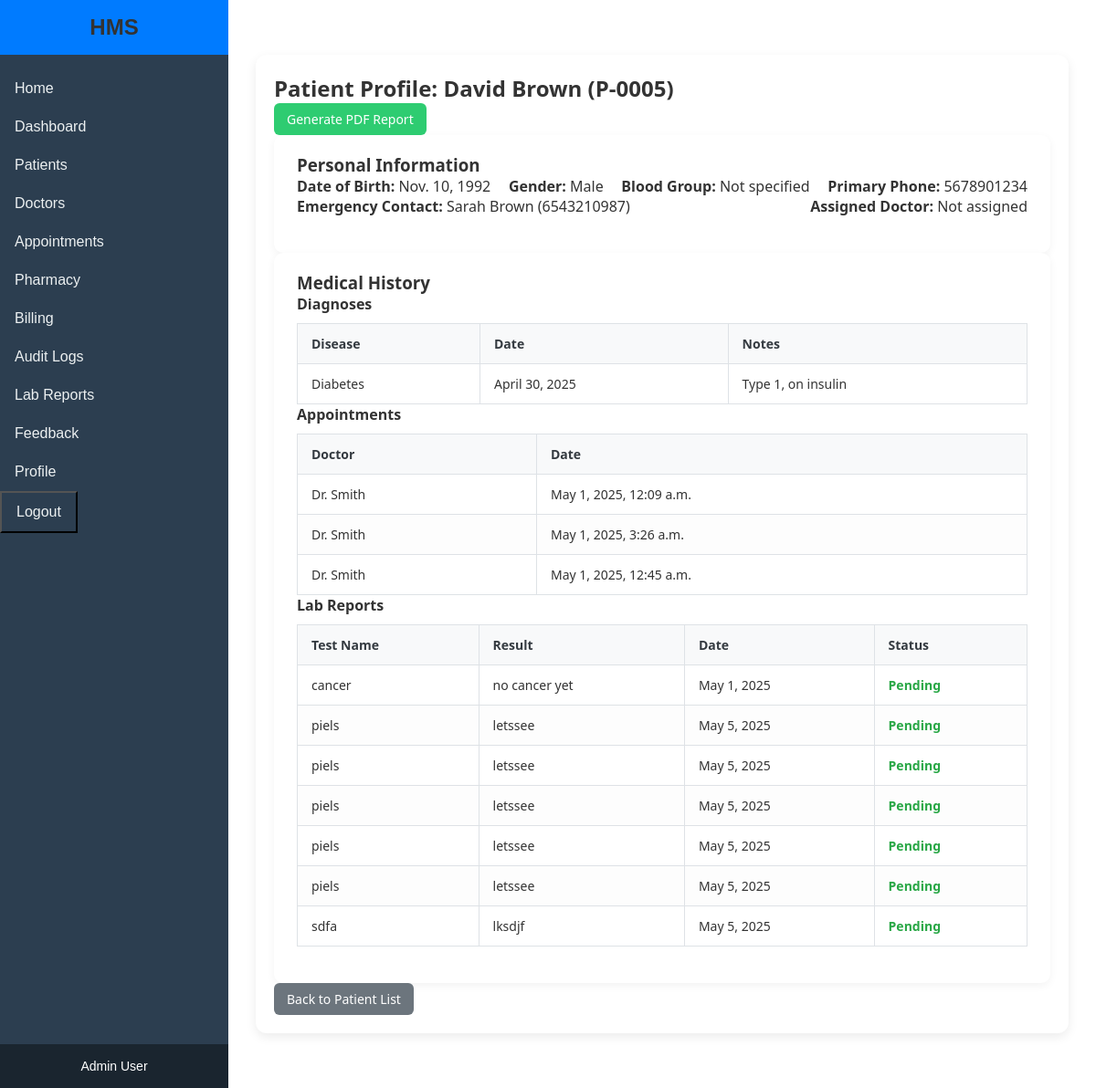
Screenshot of /patient/4/ (signed in) with the database file from the repository.
### core/models.py (models this page shows, shortened)
class Patient(models.Model):
    MARITAL_STATUS_CHOICES = [
        ('S', 'Single'),
        ('M', 'Married'),
        ('D', 'Divorced'),
        ('W', 'Widowed'),
    ]
    GENDER_CHOICES = [
        ('M', 'Male'),
        ('F', 'Female'),
        ('O', 'Other'),
    ]
    BLOOD_GROUP_CHOICES = [
        ('A+', 'A+'),
        ('A-', 'A-'),
        ('B+', 'B+'),
        ('B-', 'B-'),
        ('AB+', 'AB+'),
        ('AB-', 'AB-'),
        ('O+', 'O+'),
        ('O-', 'O-'),
]
    RELATIONSHIP_CHOICES = [
        ('SPOUSE', 'Spouse'),
        ('PARENT', 'Parent'),
        ('CHILD', 'Child'),
        ('SIBLING', 'Sibling'),
        ('OTHER', 'Other'),
    ]
    patient_id = models.CharField(max_length=20, unique=True,editable=False)
    first_name = models.CharField(max_length=50)
    last_name = models.CharField(max_length=50)
    date_of_birth = models.DateField()
    gender = models.CharField(max_length=1, choices=GENDER_CHOICES)
    marital_status = models.CharField(max_length=1, choices=MARITAL_STATUS_CHOICES)
    nationality = models.CharField(max_length=50)
    primary_phone = models.CharField(max_length=15)
    address_street = models.CharField(max_length=100)
    address_city = models.CharField(max_length=50)
    address_state = models.CharField(max_length=50)
    address_postal = models.CharField(max_length=10)
    address_country = models.CharField(max_length=50)
    permanent_address_same = models.BooleanField(default=True)
    permanent_street = models.CharField(max_length=100, blank=True, null=True)
    permanent_city = models.CharField(max_length=50, blank=True, null=True)
    permanent_state = models.CharField(max_length=50, blank=True, null=True)
    permanent_postal = models.CharField(max_length=10, blank=True, null=True)
    permanent_country = models.CharField(max_length=50, blank=True, null=True)
    emergency_contact_name = models.CharField(max_length=100)
    emergency_contact_relationship = models.CharField(max_length=20, choices=RELATIONSHIP_CHOICES)
    emergency_contact_phone = models.CharField(max_length=15)
    blood_group = models.CharField(
        max_length=3,
        choices=BLOOD_GROUP_CHOICES,
        blank=True,
        null=True,
        help_text="Select a valid blood group"
    )
    consent_for_treatment = models.BooleanField(default=False)
    doctor = models.ForeignKey('Doctor', on_delete=models.SET_NULL, null=True, blank=True)
    created_at = models.DateTimeField(default=timezone.now) #testcheck
    allergies = models.TextField(blank=True, default='None')
    chronic_conditions = models.TextField(blank=True, default='None')
    current_medications = models.TextField(blank=True, default='None')
    insurance_provider = models.CharField(max_length=100, blank=True, default='Self-Pay')
    insurance_policy_number = models.CharField(max_length=50, blank=True)
    middle_name = models.CharField(max_length=100,blank=True)
    secondary_phone = models.CharField(max_length=15,blank=True)
    billing_address_same = models.BooleanField(default=False)
    email = models.EmailField()

class Diagnosis(models.Model):
    patient = models.ForeignKey(Patient, on_delete=models.CASCADE)
    disease = models.CharField(max_length=100)
    diagnosis_date = models.DateField(default=timezone.now)
    notes = models.TextField(blank=True, null=True)

class Appointment(models.Model):
    patient = models.ForeignKey(Patient, on_delete=models.CASCADE)
    doctor = models.ForeignKey(Doctor, on_delete=models.CASCADE)
    appointment_date = models.DateTimeField()
    created_at = models.DateTimeField(auto_now_add=True)

class Doctor(models.Model):
    user = models.OneToOneField(User, on_delete=models.CASCADE, null=True, blank=True)
    name = models.CharField(max_length=100)
    department = models.CharField(max_length=50)
    experience_years = models.IntegerField()
    def __str__(self):
        return self.name

class LabReport(models.Model):
    STATUS_CHOICES = [
        (True, 'Pending'),
        (False, 'Completed'),
    ]
    patient = models.ForeignKey(Patient, on_delete=models.CASCADE)
    test_name = models.CharField(max_length=100)
    result = models.TextField()
    date = models.DateField(default=timezone.now)
    is_pending = models.BooleanField(choices=STATUS_CHOICES, default=True)
    file = models.FileField(upload_to='lab_reports/', blank=True, null=True)

### core/views.py (the view)
# urls.py: path('patient/<int:id>/', views.patient_profile, name='patient_profile'),
@login_required
@user_passes_test(is_admin_or_doctor)
def patient_profile(request, id):
    patient = get_object_or_404(Patient, id=id)
    appointments = Appointment.objects.filter(patient=patient)
    diagnoses = Diagnosis.objects.filter(patient=patient)
    lab_reports = LabReport.objects.filter(patient=patient)
    return render(request, 'patient_profile.html', {
        'patient': patient,
        'appointments': appointments,
        'diagnoses': diagnoses,
        'lab_reports': lab_reports,
    })

### core/views.py (called while the page is built)
def is_admin_or_doctor(user):
    return user.groups.filter(name='Admin').exists() or user.groups.filter(name='Doctor').exists()

### templates/patient_profile.html (shortened to what this page needs)
{% extends 'base.html' %}
{% block content %}
    <div class="content-wrapper">
        <h2 class="form-title">Patient Profile: {{ patient.first_name }} {{ patient.last_name }} ({{ patient.patient_id }})</h2>
        <div>
            <a href="{% url 'generate_patient_report' patient.id %}" class="btn btn-success"> Generate PDF Report</a>
        </div>
        <div class="dashboard-section">
            <h3 class="section-title">Personal Information</h3>
            <div class="section-content">
                <p><strong>Date of Birth:</strong> {{ patient.date_of_birth }}</p>
                <p><strong>Gender:</strong> {{ patient.get_gender_display }}</p>
                <p><strong>Blood Group:</strong> {{ patient.blood_group|default:"Not specified" }}</p>
                <p><strong>Primary Phone:</strong> {{ patient.primary_phone }}</p>
                <p><strong>Emergency Contact:</strong> {{ patient.emergency_contact_name }} ({{ patient.emergency_contact_phone }})</p>
                <p><strong>Assigned Doctor:</strong> {{ patient.doctor|default:"Not assigned" }}</p>
            </div>
        </div>
        <div class="dashboard-section">
            <h3 class="section-title">Medical History</h3>
            <div class="section-content">
                <h4>Diagnoses</h4>
                {% if diagnoses %}
                    <table class="dashboard-table">
                        <thead>
                            <tr>
                                <th>Disease</th>
                                <th>Date</th>
                                <th>Notes</th>
                            </tr>
                        </thead>
                        <tbody>
                            {% for diagnosis in diagnoses %}
                                <tr>
                                    <td>{{ diagnosis.disease }}</td>
                                    <td>{{ diagnosis.diagnosis_date }}</td>
                                    <td>{{ diagnosis.notes|default:"N/A" }}</td>
                                </tr>
                            {% endfor %}
                        </tbody>
                    </table>
                {% else %}
                    <p>No diagnoses recorded.</p>
                {% endif %}
                <h4>Appointments</h4>
                {% if appointments %}
                    <table class="dashboard-table">
                        <thead>
                            <tr>
                                <th>Doctor</th>
                                <th>Date</th>
                            </tr>
                        </thead>
                        <tbody>
                            {% for appointment in appointments %}
                                <tr>
                                    <td>{{ appointment.doctor }}</td>
                                    <td>{{ appointment.appointment_date }}</td>
                                </tr>
                            {% endfor %}
                        </tbody>
                    </table>
                {% else %}
                    <p>No appointments recorded.</p>
                {% endif %}
                <h4>Lab Reports</h4>
                {% if lab_reports %}
                    <table class="dashboard-table">
                        <thead>
                            <tr>
                                <th>Test Name</th>
                                <th>Result</th>
                                <th>Date</th>
                                <th>Status</th>
                            </tr>
                        </thead>
                        <tbody>
                            {% for report in lab_reports %}
                                <tr>
                                    <td>{{ report.test_name }}</td>
                                    <td>{{ report.result }}</td>
                                    <td>{{ report.date }}</td>
                                    <td>{{ report.is_pending|yesno:"Pending,Completed" }}</td>
                                </tr>
                            {% endfor %}
                        </tbody>
                    </table>
                {% else %}
                    <p>No lab reports recorded.</p>
                {% endif %}
            </div>
        </div>
        <a href="{% url 'patient_list' %}" class="btn btn-secondary">Back to Patient List</a>
    </div>
{% endblock %}

### templates/base.html (shortened to what this page needs)
<!DOCTYPE html>
<html lang="en">
<head>
    {% load static %}
    <link rel="stylesheet" href="{% static 'css/style.css' %}">
</head>
<body>
    <div class="container">
        <aside class="sidebar">
            <div class="sidebar-header">
                <h2>HMS</h2>
            </div>
            <nav class="sidebar-nav">
                <a href="{% url 'home' %}" class="sidebar-link">Home</a>
                {% if user.is_authenticated %}
                    <a href="{% url 'dashboard' %}" class="sidebar-link">Dashboard</a>
                    <a href="{% url 'patient_list' %}" class="sidebar-link">Patients</a>
                    {% if user.groups.all.0.name == 'Admin' %}
                        <a href="{% url 'doctor_list' %}" class="sidebar-link">Doctors</a>
                    {% endif %}
                    <a href="{% url 'appointment_list' %}" class="sidebar-link">Appointments</a>
                    {% if user.groups.all.0.name == 'Admin' %}
                        <a href="{% url 'medicine_list' %}" class="sidebar-link">Pharmacy</a>
                        <a href="{% url 'billing_list' %}" class="sidebar-link">Billing</a>
                        <a href="{% url 'audit_log_list' %}" class="sidebar-link">Audit Logs</a>
                    {% endif %}
                    <a href="{% url 'lab_report_list' %}" class="sidebar-link">Lab Reports</a>
                    <a href="{% url 'feedback_list' %}" class="sidebar-link">Feedback</a>
                    <a href="{% url 'profile' %}" class="sidebar-link">Profile</a>
                    <button onclick="document.getElementById('logout-form').submit()" class="sidebar-link sidebar-button">Logout</button>
                {% else %}
                    <a href="{% url 'login' %}" class="sidebar-link">Login</a>
                {% endif %}
            </nav>
            <div class="sidebar-footer">
                <p>{{ user.groups.all.0.name|default:"Guest" }} User</p>
            </div>
        </aside>
        <main class="main-content">
            {% block content %}
            {% endblock %}
        </main>
    </div>
</body>
</html>

### static/css/style.css (style rules this page uses)
* { margin: 0; padding: 0; box-sizing: border-box; }
body { font-family: 'Arial', sans-serif; background-color: #f4f7fa; color: #333; }
h2, h3 { color: #333; }
.sidebar { width: 250px; background-color: #2c3e50; color: white; display: flex; flex-direction: column; position: fixed; height: 100%; z-index: 1000; transition: width 0.3s ease; }
.sidebar-header { padding: 1rem; background: #007bff; color: white; text-align: center; }
.sidebar-header h2 { margin: 0; font-size: 1.5rem; }
.sidebar-nav { flex: 1; padding: 1rem 0; }
.sidebar-link { display: block; padding: 0.75rem 1rem; color: #ecf0f1; text-decoration: none; font-size: 1rem; transition: background 0.2s; }
.sidebar-footer { padding: 1rem; background-color: #1a252f; font-size: 14px; text-align: center; }
.main-content { flex-grow: 1; padding: 30px; background-color: #fff; margin-left: 250px; overflow-y: auto; transition: margin-left 0.3s ease; }
.btn { padding: 8px 14px; border-radius: 6px; text-decoration: none; color: white; font-size: 14px; display: inline-block; transition: background 0.3s ease; }
.btn-success { background-color: #2ecc71; color: white; }
.btn-secondary { background-color: #6c757d; color: white; }
.dashboard-section { background-color: #fff; padding: 20px 25px; border-radius: 10px; box-shadow: 0 3px 10px rgba(0, 0, 0, 0.05); }
.section-content { display: flex; justify-content: space-between; align-items: center; flex-wrap: wrap; margin-bottom: 20px; }
.dashboard-table { width: 100%; border-collapse: collapse; margin-top: 10px; }
.dashboard-table th, .dashboard-table td { padding: 12px 15px; border: 1px solid #dee2e6; text-align: left; font-size: 14px; }
.dashboard-table th { background-color: #f8f9fa; font-weight: 600; color: #343a40; }
.dashboard-table tr:nth-child(even) { background-color: #fdfdfd; }
.dashboard-table td:nth-child(4) { font-weight: 600; color: #28a745; }
.content-wrapper { max-width: 1200px; margin: 30px auto; padding: 20px; background-color: #ffffff; border-radius: 12px; box-shadow: 0 4px 12px rgba(0,0,0,0.08); font-family: 'Segoe UI', sans-serif; }
.sidebar-button { background:#2c3e50;; }

### rows the page displays
Patient: first_name "David", last_name "Brown", patient_id "P-0005", date_of_birth "Nov. 10, 1992", gender "Male", blood_group "Not specified", primary_phone "5678901234", emergency_contact_name "Sarah Brown", emergency_contact_phone "6543210987", doctor "Not assigned"
Diagnosis: disease "Diabetes", diagnosis_date "April 30, 2025", notes "Type 1, on insulin"
Appointment: doctor "Dr. Smith", appointment_date "May 1, 2025, 12:09 a.m."
Appointment: doctor "Dr. Smith", appointment_date "May 1, 2025, 3:26 a.m."
Appointment: doctor "Dr. Smith", appointment_date "May 1, 2025, 12:45 a.m."
LabReport: test_name "cancer", result "no cancer yet", date "May 1, 2025", is_pending "Pending"
LabReport: test_name "piels", result "letssee", date "May 5, 2025", is_pending "Pending"
LabReport: test_name "piels", result "letssee", date "May 5, 2025", is_pending "Pending"
LabReport: test_name "piels", result "letssee", date "May 5, 2025", is_pending "Pending"
LabReport: test_name "piels", result "letssee", date "May 5, 2025", is_pending "Pending"
LabReport: test_name "piels", result "letssee", date "May 5, 2025", is_pending "Pending"
LabReport: test_name "sdfa", result "lksdjf", date "May 5, 2025", is_pending "Pending"

### other values shown
{{ user.groups.all.0.name|default:"Guest" }} "Admin"
